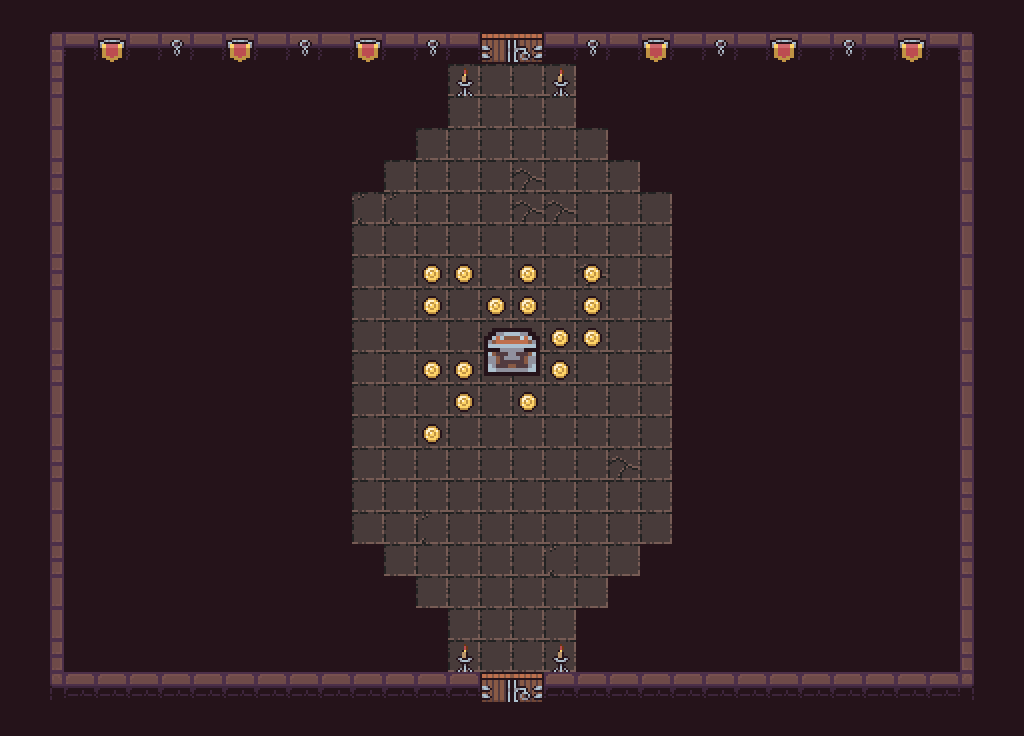

A level layout from a 2D game, rendered from its tile map. Below: a short description, then the map file with its tile-grid data intact:
An orthogonal 32x23 tile map with 32x32 px tiles, 3 tile layers (Floor, Walls, Decor), 3 tilesets and 18 objects.

<map version="1.10" tiledversion="1.10.2" orientation="orthogonal" renderorder="right-down" width="32" height="23" tilewidth="32" tileheight="32" infinite="0" nextlayerid="8" nextobjectid="33">
 <tileset firstgid="1" source="tiles/atlas_floor- 32x32.tsx" />
 <tileset firstgid="50" source="tiles/Dungeon_Tileset32x32.tsx" />
 <tileset firstgid="150" source="tiles/big_chest.tsx" />
 <layer id="1" name="Floor" width="32" height="23">
  <data encoding="csv">
1,1,1,1,1,1,1,1,1,1,1,1,1,1,1,1,1,1,1,1,1,1,1,1,1,1,1,1,1,1,1,1,
1,1,1,1,1,128,128,1,1,1,1,1,1,1,1,1,1,1,1,1,1,1,1,1,1,1,1,1,1,1,1,1,
1,1,128,128,128,128,128,128,128,128,128,128,128,128,1,1,1,1,128,128,128,128,128,128,128,128,128,128,128,128,1,1,
1,1,128,128,128,128,128,128,128,128,128,128,128,128,1,1,1,1,128,128,128,128,128,128,128,128,128,128,128,128,1,1,
1,1,128,128,128,128,128,128,128,128,128,128,128,1,1,1,1,1,1,128,128,128,128,128,128,128,128,128,128,128,1,1,
1,1,128,128,128,128,128,128,128,128,128,128,1,1,1,1,2,1,1,1,128,128,128,128,128,128,128,128,128,128,1,1,
1,1,128,128,128,128,128,128,128,128,128,9,9,1,1,1,2,2,1,1,1,128,128,128,128,128,128,128,128,128,1,1,
1,1,128,128,128,128,128,128,128,128,128,1,1,1,1,1,1,1,1,1,1,128,128,128,128,128,128,128,128,128,1,1,
1,1,128,128,128,128,128,128,128,128,128,1,1,1,1,1,1,1,2,1,1,128,128,128,128,128,128,128,128,128,1,1,
1,128,128,128,128,128,128,128,128,128,128,1,1,1,1,1,1,1,1,1,1,128,128,128,128,128,128,128,128,128,1,1,
1,128,128,128,128,128,128,128,128,128,128,1,1,1,1,1,1,1,1,1,1,128,128,128,128,128,128,128,128,128,1,1,
1,1,128,128,128,128,128,128,128,128,128,1,1,1,1,1,1,1,1,1,1,128,128,128,128,128,128,128,128,128,1,1,
1,1,128,128,128,128,128,128,128,128,128,1,1,1,1,1,1,1,1,1,1,128,128,128,128,128,128,128,128,128,1,1,
1,1,128,128,128,128,128,128,128,128,128,1,1,1,1,1,1,1,1,1,1,128,128,128,128,128,128,128,128,128,1,1,
1,1,128,128,128,128,128,128,128,128,128,1,1,1,1,1,1,1,1,2,1,128,128,128,128,128,128,128,128,128,1,1,
1,1,128,128,128,128,128,128,128,128,128,1,1,1,1,1,1,1,1,1,1,128,128,128,128,128,128,128,128,128,1,1,
1,1,128,128,128,128,128,128,128,128,128,1,1,9,1,1,1,1,1,1,1,128,128,128,128,128,128,128,128,128,1,1,
1,1,128,128,128,128,128,128,128,128,128,128,1,1,1,1,1,9,1,1,128,128,128,128,128,128,128,128,128,128,1,1,
1,1,128,128,128,128,128,128,128,128,128,128,128,1,1,1,1,1,1,128,128,128,128,128,128,128,128,128,128,128,1,1,
1,1,128,128,128,128,128,128,128,128,128,128,128,128,1,1,1,1,128,128,128,128,128,128,128,128,128,128,128,128,1,1,
1,1,128,128,128,128,128,128,128,128,128,128,128,128,1,1,1,1,128,128,128,128,128,128,128,128,128,128,128,128,1,1,
1,1,1,1,1,1,1,1,1,1,1,1,1,1,1,1,1,1,1,1,1,1,1,1,1,1,1,1,1,1,1,1,
1,1,1,1,1,1,1,1,1,1,1,1,1,1,1,1,1,1,1,1,1,1,1,8,1,1,1,1,1,1,1,1
</data>
 </layer>
 <layer id="2" name="Walls" width="32" height="23">
  <data encoding="csv">
128,128,128,128,128,128,128,128,128,128,128,128,128,128,128,128,128,128,128,128,128,128,128,128,128,128,128,128,128,128,128,128,
128,50,101,101,101,101,101,101,101,101,101,101,101,101,101,86,87,101,101,101,101,101,101,101,101,101,101,101,101,101,55,128,
128,70,0,0,0,0,0,0,0,0,0,0,0,0,0,0,0,0,0,0,0,0,0,0,0,0,0,0,0,0,75,128,
128,80,0,0,0,0,0,0,0,0,0,0,0,0,0,0,0,0,0,0,0,0,0,0,0,0,0,0,0,0,85,128,
128,60,0,0,0,0,0,0,0,0,0,0,0,0,0,0,0,0,0,0,0,0,0,0,0,0,0,0,0,0,85,128,
128,70,0,0,0,0,0,0,0,0,0,0,0,0,0,0,0,0,0,0,0,0,0,0,0,0,0,0,0,0,85,128,
128,80,0,0,0,0,0,0,0,0,0,0,0,0,0,0,0,0,0,0,0,0,0,0,0,0,0,0,0,0,85,128,
128,60,0,0,0,0,0,0,0,0,0,0,0,0,0,0,0,0,0,0,0,0,0,0,0,0,0,0,0,0,85,128,
128,70,0,0,0,0,0,0,0,0,0,0,0,0,0,0,0,0,0,0,0,0,0,0,0,0,0,0,0,0,85,128,
128,80,0,0,0,0,0,0,0,0,0,0,0,0,0,0,0,0,0,0,0,0,0,0,0,0,0,0,0,0,85,128,
128,60,0,0,0,0,0,0,0,0,0,0,0,0,0,0,0,0,0,0,0,0,0,0,0,0,0,0,0,0,85,128,
128,70,0,0,0,0,0,0,0,0,0,0,0,0,0,0,0,0,0,0,0,0,0,0,0,0,0,0,0,0,85,128,
128,80,0,0,0,0,0,0,0,0,0,0,0,0,0,0,0,0,0,0,0,0,0,0,0,0,0,0,0,0,85,128,
128,60,0,0,0,0,0,0,0,0,0,0,0,0,0,0,0,0,0,0,0,0,0,0,0,0,0,0,0,0,85,128,
128,70,0,0,0,0,0,0,0,0,0,0,0,0,0,0,0,0,0,0,0,0,0,0,0,0,0,0,0,0,85,128,
128,80,0,0,0,0,0,0,0,0,0,0,0,0,0,0,0,0,0,0,0,0,0,0,0,0,0,0,0,0,75,128,
128,60,0,0,0,0,0,0,0,0,0,0,0,0,0,0,0,0,0,0,0,0,0,0,0,0,0,0,0,0,85,128,
128,70,0,0,0,0,0,0,0,0,0,0,0,0,0,0,0,0,0,0,0,0,0,0,0,0,0,0,0,0,75,128,
128,80,0,0,0,0,0,0,0,0,0,0,0,0,0,0,0,0,0,0,0,0,0,0,0,0,0,0,0,0,85,128,
128,60,0,0,0,0,0,0,0,0,0,0,0,0,0,0,0,0,0,0,0,0,0,0,0,0,0,0,0,0,65,128,
128,70,0,0,0,0,0,0,0,0,0,0,0,0,0,0,0,0,0,0,0,0,0,0,0,0,0,0,0,0,75,128,
128,90,91,91,91,91,91,91,91,91,91,91,91,91,91,86,87,91,91,91,91,91,91,91,91,91,91,91,91,91,95,128,
128,128,128,128,128,128,128,128,128,128,128,128,128,128,128,128,128,128,128,128,128,128,128,128,128,128,128,128,128,128,128,128
</data>
 </layer>
 <layer id="3" name="Decor" width="32" height="23">
  <data encoding="csv">
0,0,0,0,0,0,0,0,0,0,0,0,0,0,0,0,0,0,0,0,0,0,0,0,0,0,0,0,0,0,0,0,
0,0,0,124,0,125,0,124,0,125,0,124,0,125,0,0,0,0,125,0,124,0,125,0,124,0,125,0,124,0,0,0,
0,0,0,0,0,0,0,0,0,0,0,0,0,0,145,0,0,145,0,0,0,0,0,0,0,0,0,0,0,0,0,0,
0,0,0,0,0,0,0,0,0,0,0,0,0,0,0,0,0,0,0,0,0,0,0,0,0,0,0,0,0,0,0,0,
0,0,0,0,0,0,0,0,0,0,0,0,0,0,0,0,0,0,0,0,0,0,0,0,0,0,0,0,0,0,0,0,
0,0,0,0,0,0,0,0,0,0,0,0,0,0,0,0,0,0,0,0,0,0,0,0,0,0,0,0,0,0,0,0,
0,0,0,0,0,0,0,0,0,0,0,0,0,0,0,0,0,0,0,0,0,0,0,0,0,0,0,0,0,0,0,0,
0,0,0,0,0,0,0,0,0,0,0,0,0,0,0,0,0,0,0,0,0,0,0,0,0,0,0,0,0,0,0,0,
0,0,0,0,0,0,0,0,0,0,0,0,0,136,136,0,136,0,136,0,0,0,0,0,0,0,0,0,0,0,0,0,
0,0,0,0,0,0,0,0,0,0,0,0,0,136,0,136,136,0,136,0,0,0,0,0,0,0,0,0,0,0,0,0,
0,0,0,0,0,0,0,0,0,0,0,0,0,0,0,150,151,136,136,0,0,0,0,0,0,0,0,0,0,0,0,0,
0,0,0,0,0,0,0,0,0,0,0,0,0,136,136,152,153,136,0,0,0,0,0,0,0,0,0,0,0,0,0,0,
0,0,0,0,0,0,0,0,0,0,0,0,0,0,136,0,136,0,0,0,0,0,0,0,0,0,0,0,0,0,0,0,
0,0,0,0,0,0,0,0,0,0,0,0,0,136,0,0,0,0,0,0,0,0,0,0,0,0,0,0,0,0,0,0,
0,0,0,0,0,0,0,0,0,0,0,0,0,0,0,0,0,0,0,0,0,0,0,0,0,0,0,0,0,0,0,0,
0,0,0,0,0,0,0,0,0,0,0,0,0,0,0,0,0,0,0,0,0,0,0,0,0,0,0,0,0,0,0,0,
0,0,0,0,0,0,0,0,0,0,0,0,0,0,0,0,0,0,0,0,0,0,0,0,0,0,0,0,0,0,0,0,
0,0,0,0,0,0,0,0,0,0,0,0,0,0,0,0,0,0,0,0,0,0,0,0,0,0,0,0,0,0,0,0,
0,0,0,0,0,0,0,0,0,0,0,0,0,0,0,0,0,0,0,0,0,0,0,0,0,0,0,0,0,0,0,0,
0,0,0,0,0,0,0,0,0,0,0,0,0,0,0,0,0,0,0,0,0,0,0,0,0,0,0,0,0,0,0,0,
0,0,0,0,0,0,0,0,0,0,0,0,0,0,145,0,0,145,0,0,0,0,0,0,0,0,0,0,0,0,0,0,
0,0,0,0,0,0,0,0,0,0,0,0,0,0,0,0,0,0,0,0,0,0,0,0,0,0,0,0,0,0,0,0,
0,0,0,0,0,0,0,0,0,0,0,0,0,0,0,0,0,0,0,0,0,0,0,0,0,0,0,0,0,0,0,0
</data>
 </layer>
 <objectgroup id="4" name="Doors">
  <object id="13" x="482.787" y="30.0357" width="61.625" height="32" />
  <object id="14" x="482.255" y="671.298" width="61.625" height="32" />
 </objectgroup>
 <objectgroup id="6" name="Collision">
  <object id="16" x="416.667" y="609.333" width="32" height="64" />
  <object id="17" x="576" y="608" width="32" height="64" />
  <object id="18" x="416.333" y="64.6665" width="32" height="64" />
  <object id="19" x="575.666" y="63.3335" width="32" height="64" />
  <object id="20" x="319" y="190" width="32" height="352" />
  <object id="21" x="672.273" y="192.182" width="32" height="352" />
  <object id="22" x="608" y="576.333" width="32" height="32" />
  <object id="23" x="640.667" y="544" width="32" height="32" />
  <object id="24" x="383.667" y="576.166" width="32" height="32" />
  <object id="25" x="351" y="544.167" width="32" height="32" />
  <object id="26" x="352" y="160" width="32" height="32" />
  <object id="27" x="384.182" y="127.818" width="32" height="32" />
  <object id="28" x="640.242" y="160.674" width="32" height="32" />
  <object id="29" x="608.174" y="128.826" width="32" height="32" />
  <object id="32" x="495.5" y="339.5" width="33.25" height="27" />
 </objectgroup>
 <objectgroup id="7" name="SpecialObjects">
  <object id="15" x="479" y="319.667" width="64" height="64" />
 </objectgroup>
</map>
